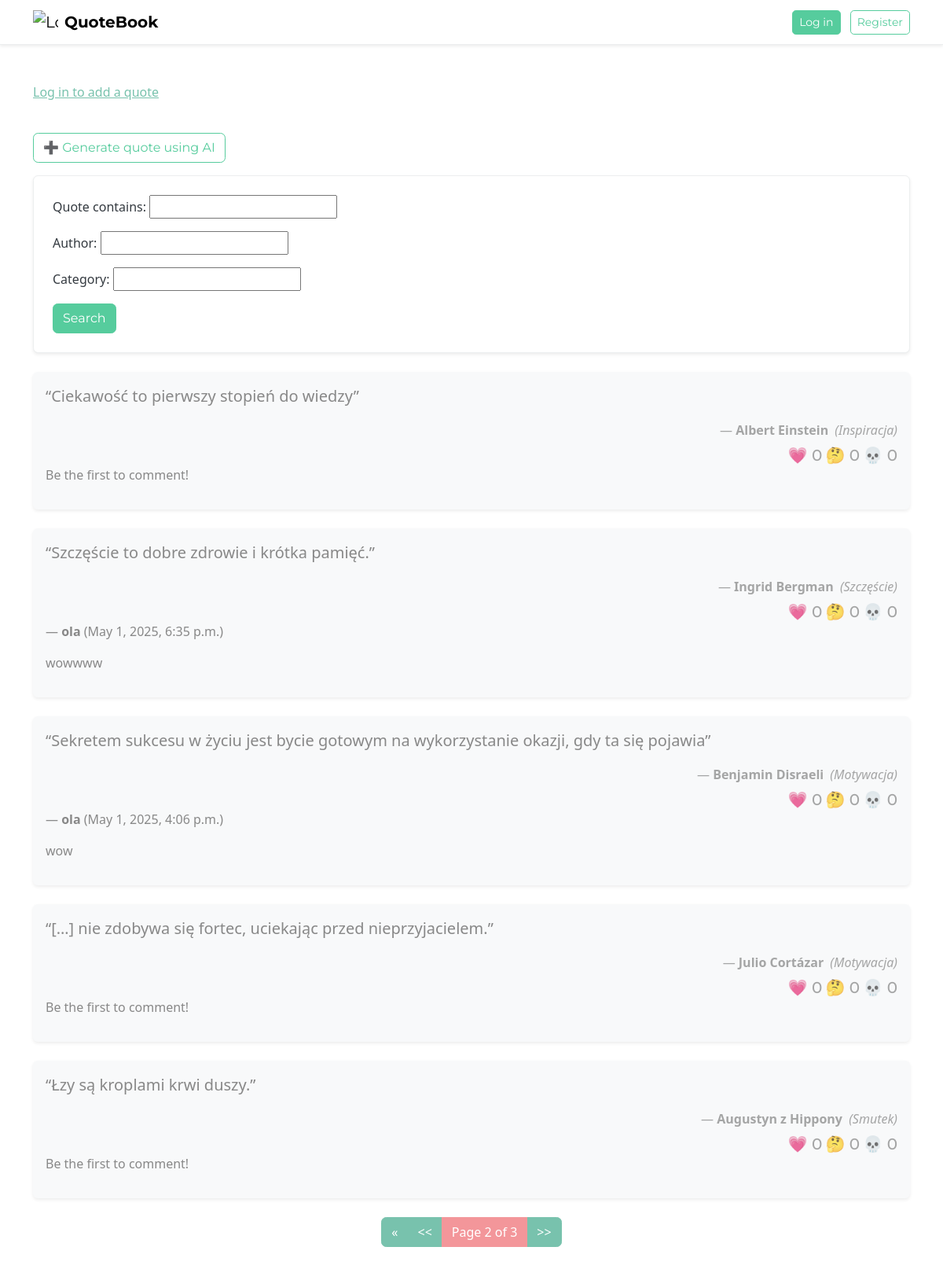
Screenshot of /?page=2 with the database file from the repository.
### quote/models.py (models this page shows, shortened)
class Quote(models.Model):
    author = models.CharField(max_length=100)
    text = models.TextField()
    category = models.CharField(max_length=50, blank=True)
    user = models.ForeignKey(User, on_delete=models.CASCADE)
    @property
    def vote_counts(self):
        return {
            vote_type.label: self.votes.filter(typ=vote_type).count()
            for vote_type in VoteType
        }

class Comment(models.Model):
    quote = models.ForeignKey(Quote, on_delete=models.CASCADE, related_name='comments')
    user = models.ForeignKey(User, on_delete=models.CASCADE)
    content = models.TextField()
    created_at = models.DateTimeField(auto_now_add=True)

### quote/views.py (the view)
# urls.py: 2. Add a URL to urlpatterns:  path('', views.home, name='home')
def home(request):
    quotes = Quote.objects.all().order_by('-id')
    comments = []
    for quote in quotes:
        comments.append(quote.comments.all())
    search_form = QuoteSearchForm(request.GET)
    if search_form.is_valid():
        filter_text = search_form.cleaned_data.get('text', None)
        filter_author = search_form.cleaned_data.get('author', None)
        filter_category = search_form.cleaned_data.get('category', None)
        if filter_text:
            quotes = quotes.filter(text__icontains=filter_text)
        if filter_author:
            quotes = quotes.filter(author__icontains=filter_author)
        if filter_category:
            quotes = quotes.filter(category__icontains=filter_category)
    paginator = Paginator(quotes, 5)
    page_number = request.GET.get('page', 1)
    page_obj = paginator.get_page(page_number)
    context = {
        'quotes': page_obj,
        'search_form': search_form,
        'comments': comments,
    }
    return render(request, 'quote/home.html', context)

### quote/forms.py
class QuoteSearchForm(forms.Form):
    text = forms.CharField(max_length=100, required=False, label='Quote contains')
    author = forms.CharField(max_length=100, required=False, label='Author')
    category = forms.CharField(max_length=50, required=False, label='Category')

### quote/templatetags/custom_tags.py (called while the page is built)
@register.simple_tag(takes_context=True)
def url_replace(context, **kwargs):
    query_params = context['request'].GET.copy()
    for key, value in kwargs.items():
        query_params[key] = value
    query_dict = {k: v for k, v in query_params.items() if v}
    return urlencode(query_dict)

### quote/templates/quote/home.html (shortened to what this page needs)
{% load custom_tags %}
<!DOCTYPE html>
<html lang="en">
<head>
    <link rel="stylesheet" href="https://cdn.jsdelivr.net/npm/bootswatch@5.3.3/dist/minty/bootstrap.min.css">
</head>
<body class="bg-body text-dark">
<nav class="navbar navbar-expand-lg navbar-light bg-white border-bottom shadow-sm mb-4">
  <div class="container">
    <a class="navbar-brand d-flex align-items-center" href="{% url 'home' %}">
        <img src="https://img.icons8.com/color/48/book.png" alt="Logo" style="width: 32px; margin-right: 8px;">
        <strong>QuoteBook</strong>
    </a>
    <div class="ms-auto">
      {% if request.user.is_authenticated %}
        <span class="me-3">👋 Hello, <strong>{{ request.user.username }}</strong></span>
        <a class="btn btn-outline-success btn-sm me-2" href="{% url 'my_quotes' %}">My quotes</a>
        <a class="btn btn-outline-secondary btn-sm" href="{% url 'logout' %}">Log out</a>
      {% else %}
        <a class="btn btn-success btn-sm me-2" href="{% url 'login' %}">Log in</a>
        <a class="btn btn-outline-success btn-sm" href="{% url 'register' %}">Register</a>
      {% endif %}
    </div>
  </div>
</nav>
<div class="container py-4">
    {% if request.user.is_authenticated %}
        <a class="btn btn-outline-success mb-3" href="{% url 'add_quote' %}">➕ Add quote</a>
    {% else %}
        <p><a href="{% url 'login' %}">Log in to add a quote</a></p>
    {% endif %}
    <br>
    <a class="btn btn-outline-success mb-3" href="{% url 'quote_generator' %}">➕ Generate quote using AI</a>
    <form method="GET" class="mb-4 p-4 bg-white border rounded shadow-sm">
        {{ search_form.as_p }}
        <button type="submit" class="btn btn-success">Search</button>
    </form>
    {% for quote in quotes %}
        <div class="card mb-4 border-0 shadow-sm bg-light">
            <div class="card-body">
                <blockquote class="blockquote fs-5 mb-3">“{{ quote.text }}”</blockquote>
                <p class="mb-0 text-end text-muted">
                    — <strong>{{ quote.author }}</strong>
                    <em class="ms-1">({{ quote.category }})</em>
                </p>
                <div class="mb-0 mt-2 text-end text-muted quote-vote-counts">
                    <a onclick="applyVote({{quote.id}}, 'HR')" href="javascript:void(0);"
                    class="mb-0 text-end h5 {% if not request.user.is_authenticated %} nohover{% endif %}"
                    id="heart-count-{{quote.id}}">💗 {{ quote.vote_counts.Heart }}</a>
                    <a onclick="applyVote({{quote.id}}, 'CR')" href="javascript:void(0);"
                    class="mb-0 text-end h5 {% if not request.user.is_authenticated %} nohover{% endif %}"
                    id="curious-count-{{quote.id}}">🤔 {{ quote.vote_counts.Curious }}</a>
                    <a onclick="applyVote({{quote.id}}, 'SK')" href="javascript:void(0);"
                    class="mb-0 text-end h5 {% if not request.user.is_authenticated %} nohover{% endif %}"
                    id="skull-count-{{quote.id}}">💀 {{ quote.vote_counts.Skull }}</a>
                </div>
                {% with iteration=forloop.counter0 %}
                {% for commentArr in comments %}
                    {% if forloop.counter0 == iteration %}
                    {% for comment in commentArr %}
                        <p>— <strong>{{ comment.user }}</strong> ({{ comment.created_at }})</p>
                        <blockquote>{{ comment.content }}</blockquote>
                    {% empty %}
                        <p>Be the first to comment!</p>
                    {% endfor %}
                    {% endif %}
                {% endfor %}
                {% endwith %}
            </div>
        </div>
    {% empty %}
        <p>No quotes to display.</p>
    {% endfor %}
    <nav class="mt-4">
        <ul class="pagination justify-content-center">
            {% if quotes.has_previous %}
                <li class="page-item">
                    <a class="page-link" href="?{% url_replace page=1 %}">&laquo;</a>
                </li>
                <li class="page-item">
                    <a class="page-link" href="?{% url_replace page=quotes.previous_page_number %}">&lt;&lt;</a>
                </li>
            {% endif %}
            <li class="page-item active">
                <span class="page-link">
                    Page {{ quotes.number }} of {{ quotes.paginator.num_pages }}
                </span>
            </li>
            {% if quotes.has_next %}
                <li class="page-item">
                    <a class="page-link" href="?{% url_replace page=quotes.next_page_number %}">&gt;&gt;</a>
                </li>
            {% endif %}
        </ul>
    </nav>
</div>
</body>
</html>

### quote/templates/quote/home.html (style rules this page uses)
.quote-vote-counts a { text-decoration: none; }
.nohover { pointer-events: none; }

### rows the page displays
Quote: text "Ciekawość to pierwszy stopień do wiedzy", author "Albert Einstein", category "Inspiracja", vote_counts.Heart "0", vote_counts.Curious "0", vote_counts.Skull "0"
Quote: text "Szczęście to dobre zdrowie i krótka pamięć.", author "Ingrid Bergman", category "Szczęście", vote_counts.Heart "0", vote_counts.Curious "0", vote_counts.Skull "0"
Comment: user "ola", created_at "May 1, 2025, 6:35 p.m.", content "wowwww"
Quote: text "Sekretem sukcesu w życiu jest bycie gotowym na wykorzystanie okazji, gdy ta się pojawia", author "Benjamin Disraeli", category "Motywacja", vote_counts.Heart "0", vote_counts.Curious "0", vote_counts.Skull "0"
Comment: user "ola", created_at "May 1, 2025, 4:06 p.m.", content "wow"
Quote: text "[…] nie zdobywa się fortec, uciekając przed nieprzyjacielem.", author "Julio Cortázar", category "Motywacja", vote_counts.Heart "0", vote_counts.Curious "0", vote_counts.Skull "0"
Quote: text "Łzy są kroplami krwi duszy.", author "Augustyn z Hippony", category "Smutek", vote_counts.Heart "0", vote_counts.Curious "0", vote_counts.Skull "0"

### other values shown
{{ quotes.number }} "2"
{{ quotes.paginator.num_pages }} "3"
